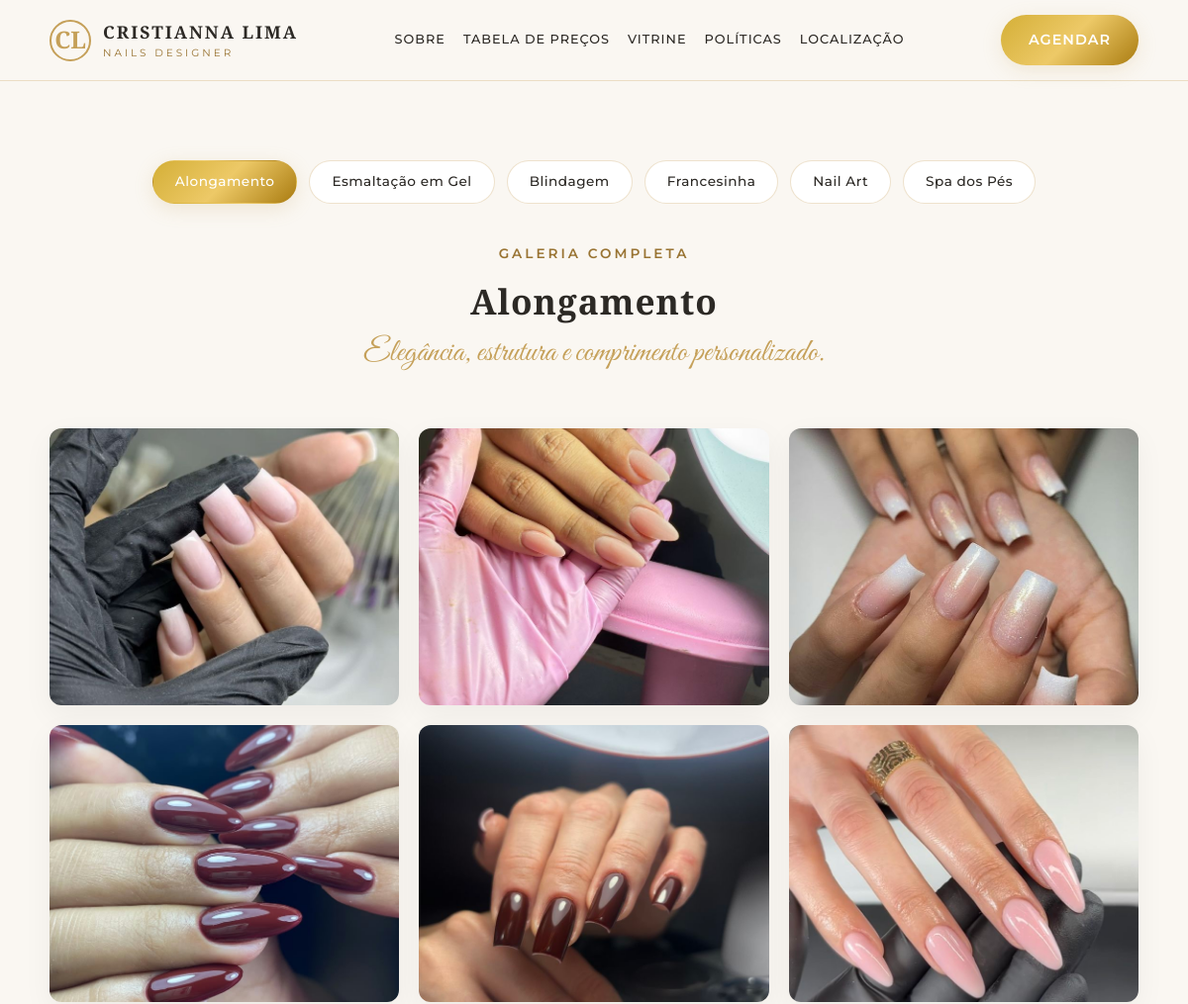
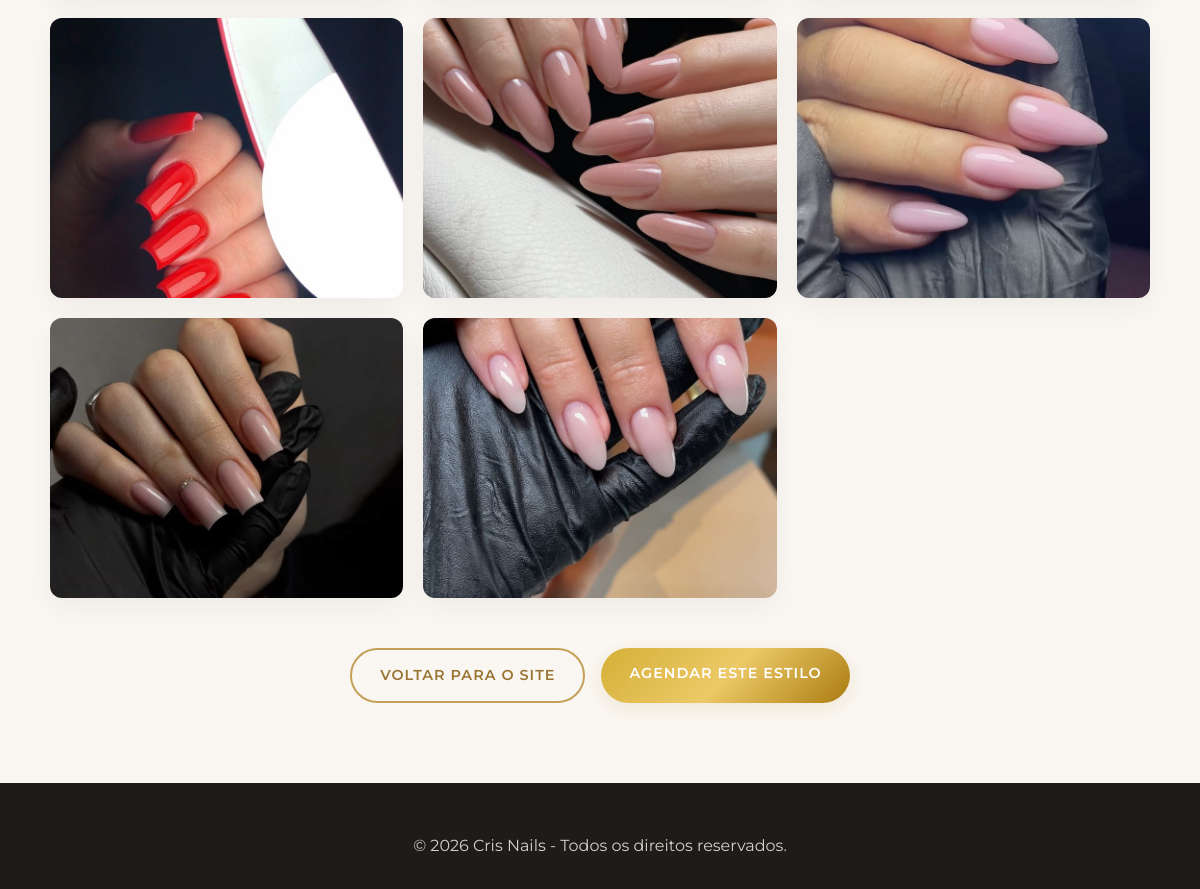
/cris-nails/portfolio.php, run on the app's committed database (2 pictures, top to bottom).
### tables this page shows
CREATE TABLE IF NOT EXISTS categorias (
  id INT AUTO_INCREMENT PRIMARY KEY,
  titulo VARCHAR(100) NOT NULL,
  subtitulo VARCHAR(255) DEFAULT NULL,
  slug VARCHAR(100) NOT NULL UNIQUE,
  imagem_capa VARCHAR(255) NOT NULL,
  created_at TIMESTAMP DEFAULT CURRENT_TIMESTAMP
);

CREATE TABLE IF NOT EXISTS fotos (
  id INT AUTO_INCREMENT PRIMARY KEY,
  categoria_id INT NOT NULL,
  caminho_imagem VARCHAR(255) NOT NULL,
  legenda VARCHAR(255) DEFAULT NULL,
  created_at TIMESTAMP DEFAULT CURRENT_TIMESTAMP,
  FOREIGN KEY (categoria_id) REFERENCES categorias(id) ON DELETE CASCADE
);

### cris-nails/portfolio.php (the view, shortened to what this page needs)
<?php
require_once "db.php";
$categorias = [];
try {
    $categorias = $pdo->query("SELECT * FROM categorias ORDER BY id ASC")->fetchAll();
} catch (Exception $e) {
    $categorias = [];
}
$slugSelecionado = $_GET["categoria"] ?? ($categorias[0]["slug"] ?? "");
$atual = null;
foreach ($categorias as $cat) {
    if ($cat["slug"] === $slugSelecionado) {
        $atual = $cat;
        break;
    }
}
$fotos = [];
if ($atual) {
    $stmtFotos = $pdo->prepare("SELECT * FROM fotos WHERE categoria_id = ? ORDER BY id DESC");
    $stmtFotos->execute([$atual["id"]]);
    $fotos = $stmtFotos->fetchAll();
}
$whatsappEstudio = "5581999660731";
$msgZap = "Olá, Cris Nails! Vi o portfólio de *" . ($atual["titulo"] ?? "Portfólio") . "* no site e gostaria de agendar um horário.";
$linkZap = "https://wa.me/" . $whatsappEstudio . "?text=" . urlencode($msgZap);
$caminhoCss = file_exists("assets/styles.css") ? "assets/styles.css" : "styles.css";
?>
<!DOCTYPE html>
<html lang="pt-BR">
<head>
    <link rel="stylesheet" href="<?= $caminhoCss ?>">
</head>
<body>
    <header class="header">
        <div class="container nav-container">
            <a href="index.php" class="logo">
                <span class="logo-monogram">CL</span>
                <div class="logo-text">
                    <span class="brand-name">CRISTIANNA LIMA</span>
                    <span class="brand-sub">NAILS DESIGNER</span>
                </div>
            </a>
            <nav class="nav-menu">
                <a href="index.php#sobre">Sobre</a>
                <a href="index.php#servicos">Tabela de Preços</a>
                <a href="index.php#galeria">Vitrine</a>
                <a href="index.php#regras">Políticas</a>
                <a href="index.php#localizacao">Localização</a>
            </nav>
            <a href="<?= $linkZap ?>" target="_blank" class="btn btn-gold btn-nav">Agendar</a>
        </div>
    </header>
    <section class="section">
        <div class="container">
            <div class="portfolio-filtros">
                <?php foreach ($categorias as $cat): ?>
                    <a href="portfolio.php?categoria=<?= htmlspecialchars($cat["slug"]) ?>" class="filtro-pill <?= ($atual && $cat["slug"] === $atual["slug"]) ? "ativo" : "" ?>">
                        <?= htmlspecialchars($cat["titulo"]) ?>
                    </a>
                <?php endforeach; ?>
            </div>
            <div class="section-title">
                <span class="section-badge">Galeria Completa</span>
                <h2><?= htmlspecialchars($atual["titulo"] ?? "Trabalhos") ?></h2>
                <p class="subtitle-script"><?= htmlspecialchars($atual["subtitulo"] ?? "") ?></p>
            </div>
            <div class="gallery-grid">
                <?php if (!empty($fotos)): ?>
                    <?php foreach ($fotos as $foto): ?>
                        <div class="gallery-item gallery-foto-unica">
                            <img src="<?= htmlspecialchars($foto["caminho_imagem"]) ?>" alt="<?= htmlspecialchars($foto["legenda"] ?: ($atual["titulo"] ?? "Trabalho")) ?>">
                        </div>
                    <?php endforeach; ?>
                <?php else: ?>
                    <p style="text-align:center; width:100%;">Nenhuma foto encontrada para esta categoria.</p>
                <?php endif; ?>
            </div>
            <div class="portfolio-acoes">
                <a href="index.php#galeria" class="btn btn-outline">Voltar para o Site</a>
                <a href="<?= $linkZap ?>" target="_blank" class="btn btn-gold">Agendar Este Estilo</a>
            </div>
        </div>
    </section>
    <footer class="footer">
        <div class="container footer-content">
            <p style="text-align:center;">&copy; <?= date("Y") ?> Cris Nails - Todos os direitos reservados.</p>
        </div>
    </footer>
</body>
</html>

### cris-nails/assets/styles.css (style rules this page uses)
:root { --gold-primary: #c5a059; --gold-light: #e5c98e; --gold-dark: #997433; --gold-gradient: linear-gradient(135deg, #d4af37 0%, #edc967 50%, #aa7c11 100%); --cream-bg: #faf7f2; --card-bg: #ffffff; --text-dark: #2c2925; --text-muted: #6e6b66; --border-gold: rgba(197, 160, 89, 0.3); --shadow-soft: 0 10px 30px rgba(0, 0, 0, 0.05); --shadow-gold: 0 5px 20px rgba(197, 160, 89, 0.2); --font-heading: "Cinzel", serif; --font-serif: "Playfair Display", serif; --font-script: "Great Vibes", cursive; --font-body: "Montserrat", sans-serif; }
* { margin: 0; padding: 0; box-sizing: border-box; }
html { scroll-behavior: smooth; }
body { font-family: var(--font-body); background-color: var(--cream-bg); color: var(--text-dark); line-height: 1.6; }
a { text-decoration: none; color: inherit; transition: all 0.3s ease; }
img { max-width: 100%; height: auto; display: block; }
.container { max-width: 1140px; margin: 0 auto; padding: 0 20px; }
.section { padding: 80px 0; }
.section-title { text-align: center; margin-bottom: 50px; }
.section-badge { font-family: var(--font-body); font-size: 0.85rem; text-transform: uppercase; letter-spacing: 3px; color: var(--gold-dark); font-weight: 600; display: block; margin-bottom: 8px; }
.section-title h2 { font-family: var(--font-heading); font-size: 2.2rem; color: var(--text-dark); letter-spacing: 1px; }
.subtitle-script { font-family: var(--font-script); font-size: 2rem; color: var(--gold-primary); }
.btn { display: inline-block; padding: 14px 28px; border-radius: 30px; font-size: 0.9rem; font-weight: 600; letter-spacing: 1px; text-transform: uppercase; cursor: pointer; border: none; transition: all 0.3s ease; }
.btn-gold { background: var(--gold-gradient); color: #fff; box-shadow: var(--shadow-gold); }
.btn-outline { border: 2px solid var(--gold-primary); color: var(--gold-dark); background: transparent; }
.header { background-color: rgba(250, 247, 242, 0.95); backdrop-filter: blur(10px); position: sticky; top: 0; z-index: 1000; border-bottom: 1px solid var(--border-gold); padding: 15px 0; }
.nav-container { display: flex; justify-content: space-between; align-items: center; }
.logo { display: flex; align-items: center; gap: 12px; }
.logo-monogram { font-family: var(--font-heading); font-size: 1.5rem; font-weight: 700; color: var(--gold-primary); border: 2px solid var(--gold-primary); border-radius: 50%; width: 42px; height: 42px; display: flex; align-items: center; justify-content: center; }
.logo-text { display: flex; flex-direction: column; }
.brand-name { font-family: var(--font-heading); font-size: 1.1rem; letter-spacing: 2px; font-weight: 600; color: var(--text-dark); }
.brand-sub { font-size: 0.65rem; letter-spacing: 3px; color: var(--gold-dark); }
.nav-menu { display: flex; gap: 18px; align-items: center; }
.nav-menu a { font-size: 0.8rem; font-weight: 500; text-transform: uppercase; letter-spacing: 1px; color: var(--text-dark); }
.gallery-grid { display: grid; grid-template-columns: repeat(auto-fill, minmax(280px, 1fr)); gap: 20px; }
.gallery-item { position: relative; border-radius: 12px; overflow: hidden; height: 280px; box-shadow: var(--shadow-soft); }
.gallery-item img { width: 100%; height: 100%; object-fit: cover; transition: transform 0.5s ease; }
.portfolio-filtros { display: flex; justify-content: center; flex-wrap: wrap; gap: 12px; margin-bottom: 40px; }
.filtro-pill { padding: 10px 22px; border-radius: 25px; border: 1px solid var(--border-gold); background-color: var(--card-bg); color: var(--text-dark); font-size: 0.85rem; font-weight: 500; letter-spacing: 0.5px; }
.filtro-pill:hover, .filtro-pill.ativo { background: var(--gold-gradient); color: #fff; border-color: transparent; box-shadow: var(--shadow-gold); }
.portfolio-acoes { display: flex; justify-content: center; gap: 16px; flex-wrap: wrap; margin-top: 50px; }
.footer { background-color: #1e1b18; color: #d5d0ca; padding: 50px 0 30px; text-align: center; }

### data on the page
categorias: titulo "Alongamento", subtitulo "Elegância, estrutura e comprimento personalizado."
categorias: titulo "Esmaltação em Gel"
categorias: titulo "Blindagem"
categorias: titulo "Francesinha"
categorias: titulo "Nail Art"
categorias: titulo "Spa dos Pés"
fotos: caminho_imagem (picture)
fotos: caminho_imagem (picture)
fotos: caminho_imagem (picture)
fotos: caminho_imagem (picture)
fotos: caminho_imagem (picture)
fotos: caminho_imagem (picture)
fotos: caminho_imagem (picture)
fotos: caminho_imagem (picture)
fotos: caminho_imagem (picture)
fotos: caminho_imagem (picture)
fotos: caminho_imagem (picture)
